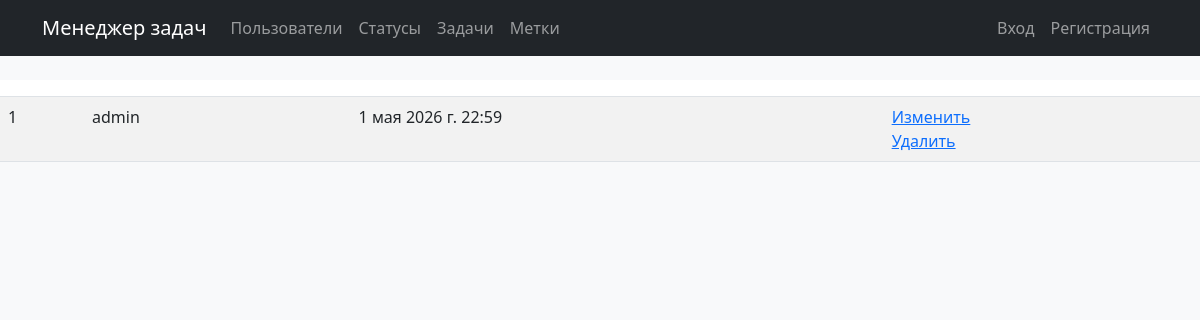
The app's page /users/, older data.
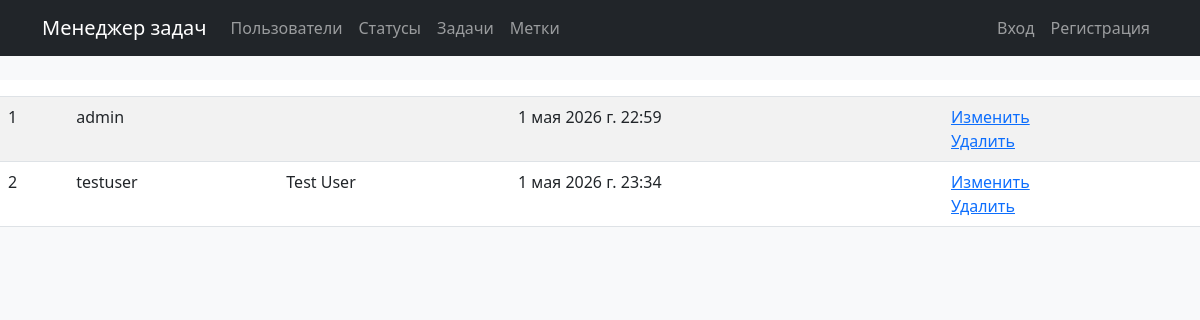
The same page, newer data.
### users/models.py (models this page shows)
class User(AbstractUser):
    def __str__(self):
        return self.get_full_name()

### users/views.py (the view)
# urls.py: path("", UsersList.as_view(), name="list"),
class UsersList(ListView):
    model = get_user_model()
    template_name = _TEMPLATE_USERS_INDEX
    context_object_name = "users"
    extra_context = {
        **_UI_ACTIONS,
    }

### task_manager/templates/users/index.html (shortened to what this page needs)
{% extends 'layout.html' %}
{% load django_bootstrap5 %}
{% block content %}
<table class="table table-striped">
    <thead>
      <tr>
        <th>{{ ID }}</th>
        <th>{{ username }}</th>
        <th>{{ full_name }}</th>
        <th>{{ created_at }}</th>
        <th></th>
      </tr>
    </thead>
    <tbody>
        {% for user in users %}
        <tr>
          <td>{{ user.id }}</td>
          <td>{{ user.username }}</td>
          <td>{{ user.get_full_name }}</td>
          <td>{{ user.date_joined }}</td>
          <td>
            <a href="{% url 'users:update' user.id %}">{{ edit }}</a>
            <br>
            <a href="{% url 'users:delete' user.id %}">{{ delete }}</a>
          </td>
        </tr>
        {% endfor %}
    </tbody>
  </table>
  {% endblock %}

Row changes from the older to the newer data that the page shows:
added User: id "2", username "testuser", get_full_name "Test User", date_joined "1 мая 2026 г. 23:34", edit "Изменить", delete "Удалить"
